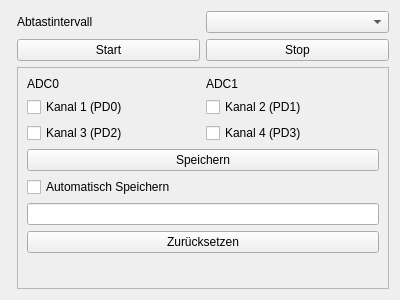
<?xml version="1.0" encoding="UTF-8"?>
<ui version="4.0">
 <class>app::LoggerForm</class>
 <widget class="QWidget" name="app::LoggerForm">
  <property name="geometry">
   <rect>
    <x>0</x>
    <y>0</y>
    <width>400</width>
    <height>300</height>
   </rect>
  </property>
  <property name="windowTitle">
   <string>Form</string>
  </property>
  <layout class="QHBoxLayout" name="horizontalLayout_3">
   <item>
    <widget class="app::LabChart" name="labChart" native="true"/>
   </item>
   <item>
    <layout class="QVBoxLayout" name="verticalLayout">
     <item>
      <layout class="QHBoxLayout" name="horizontalLayout">
       <item>
        <widget class="QLabel" name="label">
         <property name="text">
          <string>Abtastintervall</string>
         </property>
        </widget>
       </item>
       <item>
        <widget class="QComboBox" name="intervalBox"/>
       </item>
      </layout>
     </item>
     <item>
      <layout class="QHBoxLayout" name="horizontalLayout_2">
       <item>
        <widget class="QPushButton" name="startButton">
         <property name="text">
          <string>Start</string>
         </property>
        </widget>
       </item>
       <item>
        <widget class="QPushButton" name="stopButton">
         <property name="text">
          <string>Stop</string>
         </property>
        </widget>
       </item>
      </layout>
     </item>
     <item>
      <widget class="QScrollArea" name="scrollArea">
       <property name="widgetResizable">
        <bool>true</bool>
       </property>
       <widget class="QWidget" name="scrollAreaWidgetContents">
        <property name="geometry">
         <rect>
          <x>0</x>
          <y>0</y>
          <width>348</width>
          <height>216</height>
         </rect>
        </property>
        <layout class="QVBoxLayout" name="verticalLayout_2">
         <item>
          <layout class="QGridLayout" name="gridLayout">
           <item row="0" column="0">
            <widget class="QLabel" name="label_2">
             <property name="text">
              <string>ADC0</string>
             </property>
            </widget>
           </item>
           <item row="0" column="1">
            <widget class="QLabel" name="label_3">
             <property name="text">
              <string>ADC1</string>
             </property>
            </widget>
           </item>
           <item row="1" column="0">
            <widget class="QCheckBox" name="ch1CheckBox">
             <property name="text">
              <string>Kanal 1 (PD0)</string>
             </property>
            </widget>
           </item>
           <item row="1" column="1">
            <widget class="QCheckBox" name="ch2CheckBox">
             <property name="text">
              <string>Kanal 2 (PD1)</string>
             </property>
            </widget>
           </item>
           <item row="2" column="0">
            <widget class="QCheckBox" name="ch3CheckBox">
             <property name="text">
              <string>Kanal 3 (PD2)</string>
             </property>
            </widget>
           </item>
           <item row="2" column="1">
            <widget class="QCheckBox" name="ch4CheckBox">
             <property name="text">
              <string>Kanal 4 (PD3)</string>
             </property>
            </widget>
           </item>
          </layout>
         </item>
         <item>
          <widget class="QPushButton" name="saveButton">
           <property name="text">
            <string>Speichern</string>
           </property>
          </widget>
         </item>
         <item>
          <widget class="QCheckBox" name="autosaveCheckBox">
           <property name="text">
            <string>Automatisch Speichern</string>
           </property>
          </widget>
         </item>
         <item>
          <widget class="QLineEdit" name="filenameEdit"/>
         </item>
         <item>
          <widget class="QPushButton" name="resetButton">
           <property name="text">
            <string>Zurücksetzen</string>
           </property>
          </widget>
         </item>
         <item>
          <spacer name="verticalSpacer">
           <property name="orientation">
            <enum>Qt::Vertical</enum>
           </property>
           <property name="sizeHint" stdset="0">
            <size>
             <width>20</width>
             <height>17</height>
            </size>
           </property>
          </spacer>
         </item>
        </layout>
       </widget>
      </widget>
     </item>
    </layout>
   </item>
  </layout>
 </widget>
 <customwidgets>
  <customwidget>
   <class>app::LabChart</class>
   <extends>QWidget</extends>
   <header>app/labchart.h</header>
   <container>1</container>
  </customwidget>
 </customwidgets>
 <resources/>
 <connections/>
</ui>
